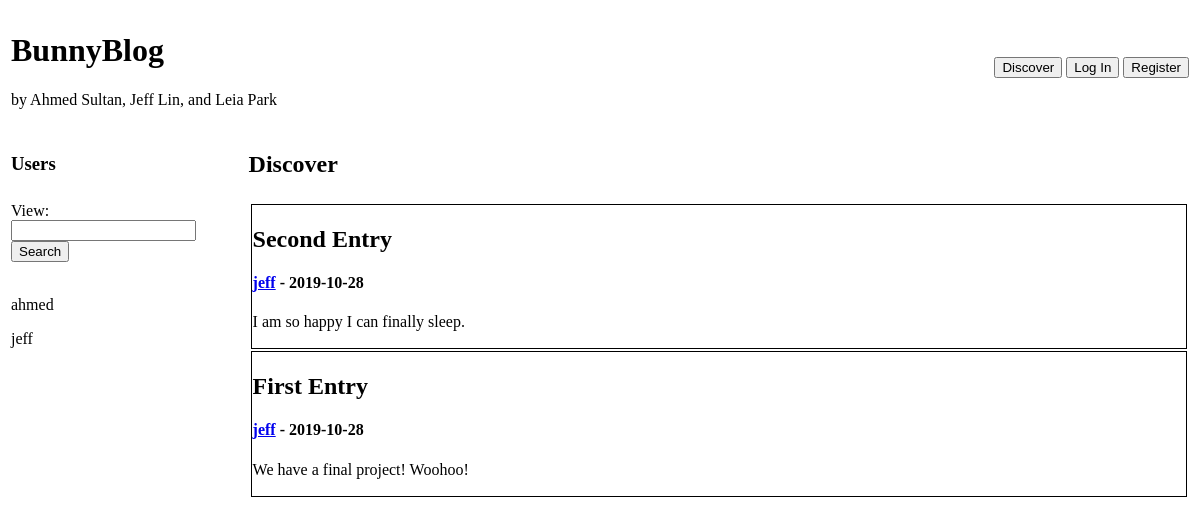
Before: / with the older database file.
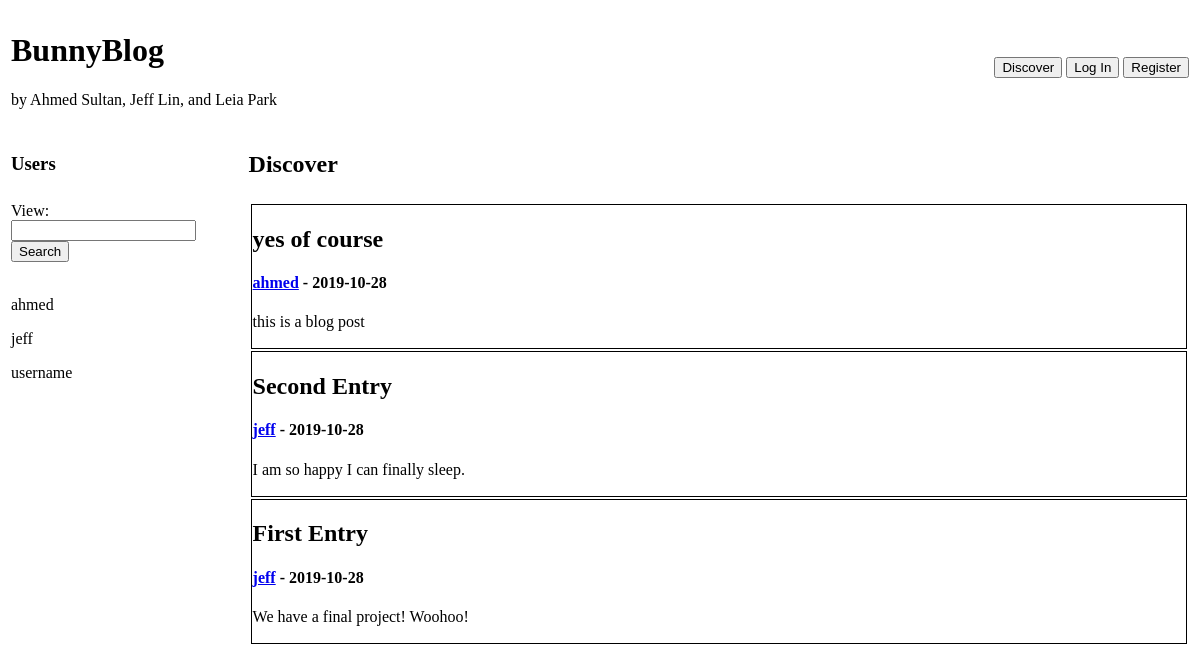
After: the same page with the newer database file.
### tables this page shows
CREATE TABLE users(username TEXT PRIMARY KEY NOT NULL, password TEXT NOT NULL);

CREATE TABLE posts(username TEXT NOT NULL, date TEXT NOT NULL, title TEXT NO NULL, content TEXT NOT NULL);

### app.py (the view)
@app.route("/")
def root():
    with sqlite3.connect(DB_FILE) as connection:
        cur = connection.cursor()
        foo = cur.execute('SELECT title, username, date, content FROM posts;')
        entryList = foo.fetchall()
        entryList.reverse()
    return render_template('entrydisplay.html',
    title = "Discover", heading = "Discover",
    entries = entryList, postNum = range(len(entryList)),
    users = userList, userNum = range(len(userList)), sessionstatus = "user" in session)

### templates/entrydisplay.html (shortened to what this page needs)
<!DOCTYPE html>
{% extends "template.html" %}
{% block headerbuttons %}
<form>
  <button title="discover" type="submit" formaction="/">Discover</button>
  {% if sessionstatus %}
  <button title="profile" type="submit" formaction="/profile">My Profile</button>
  <button title="logout" type="submit" formaction="/logout">Log Out</button>
  {% else %}
  <button title="login" type="submit" formaction="/login">Log In</button>
  <button title="register" type="submit" formaction="/register">Register</button>
  {% endif %}
</form>
{% endblock %}
{% block body %}
<table width="100%">
  <tr>
    <td width="20%">
      <h3>Users</h3>
    </td>
    <td>
      <h2>{{heading}}</h2>
    </tr>
    <tr>
      <td style="vertical-align: top">
        <form action="/userpage">
          View:<br> <input type="text" name="username">
          <button type="submit">Search</button>
        </form><br>
        {% for index in userNum %}
          <p>{{users[index][0]}}</p>
        {% endfor %}
      </td>
      <td>
        <table width="100%">
          {% for index in postNum %}
          <tr style="border: 1px solid black">
            <td style="border: 1px solid black">
              <h2>{{entries[index][0]}}</h2>
              <h4><a href="/profile/{{entries[index][1]}}">{{entries[index][1]}}</a> - {{entries[index][2]}}</h4>
              <p>{{entries[index][3]}}</p>
            </td>
          </tr>
          {% endfor %}
        </table>
    </td>
  </tr>
</table>
{% endblock %}

### templates/template.html (shortened to what this page needs)
<!DOCTYPE html>
<html lang="en" dir="ltr">
  <head>
  </head>
  <body style="font-family: Lucida Console">
    <table width="100%">
      <tr>
        <td width="70%">
          <h1>BunnyBlog</h1>
          <p>by Ahmed Sultan, Jeff Lin, and Leia Park</p>
        </td>
        <td align="right">
          {% block headerbuttons %}
          {% endblock %}
        </td>
      </tr>
    </table>
    {% block body %}
    {% endblock %}
  </body>
</html>

Changed rows visible on the page:
added users: username "username"
added posts: title "yes of course", username "ahmed", date "2019-10-28", content "this is a blog post"
